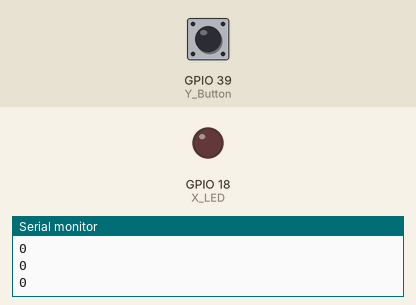
A sketch run on a simulated ESP32-S2. Shown: output pins drawn as LEDs (lit = HIGH), the last lines printed to the serial monitor. Dashed ring = blinking. The inputs (shaded band) are chosen by the test bench; at power-on: GPIO 39 (Y_Button) LOW.

Above: at 1.5 s.
1.6 s: GPIO 39 (Y_Button) pulled HIGH for 1 s
At 1.87 s:
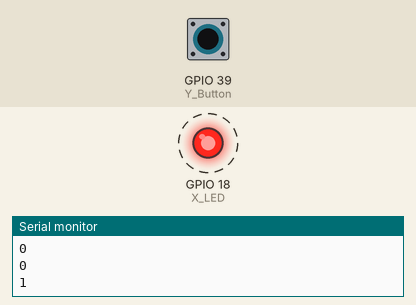
4.1 s: GPIO 39 (Y_Button) pulled HIGH for 0.3 s
At 5.3 s:
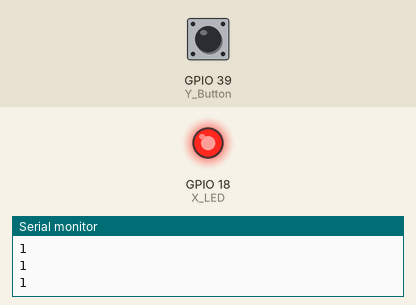
5.9 s: GPIO 39 (Y_Button) pulled HIGH for 3.2 s
At 9.6 s:
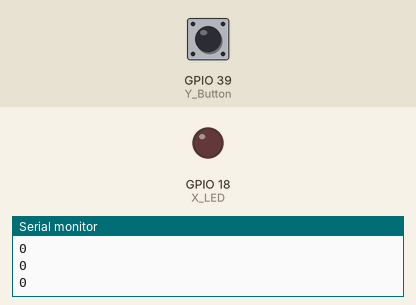
Timing chart, 0 to 11.1 s (numbered marks = the images above; inputs shaded):
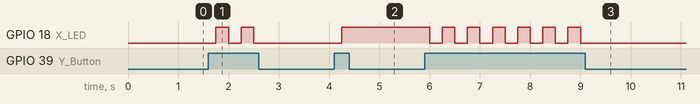

The sketch:

sketch.ino
```cpp
// Definindo os pinout
// X --> Saída
#define X_LED 18

// Y --> Entrada
#define Y_Button 39
#define Y_Potenciometro 36

bool buttonState = false;
int contador = 0;

int toggle = 0;


void setup() {
  // put your setup code here, to run once:
  Serial.begin(115200);
  Serial.println("Hello, ESP32-S2!");

  // Configurando o modo do GPIO
  pinMode(Y_Button, INPUT);
  pinMode(X_LED, OUTPUT);

}

void loop() {
  // put your main code here, to run repeatedly:
  delay(250); // this speeds up the simulation

  // Lê o estado da entrada digital
  buttonState = digitalRead(Y_Button);

  if (buttonState == true)
  {
    if (toggle == 1)
    {
      digitalWrite(X_LED, LOW);
      toggle = 0;

    }
    else
    {
      digitalWrite(X_LED, HIGH);
      toggle = 1;

    }

  }
  else
  {

  }


  Serial.println(toggle);

}
```

Measured:
- after the input at 1.6 s, GPIO 18 (X_LED): alternates HIGH for 0.25 s and LOW for 0.25 s, 4 changes in all, then stays LOW, starting after 0.15 s
- after the input at 4.1 s, GPIO 18 (X_LED): LOW → HIGH after 0.15 s
- after the input at 5.9 s, GPIO 18 (X_LED): alternates HIGH for 0.25 s and LOW for 0.25 s, 13 changes in all, then stays LOW, starting after 0.10 s
